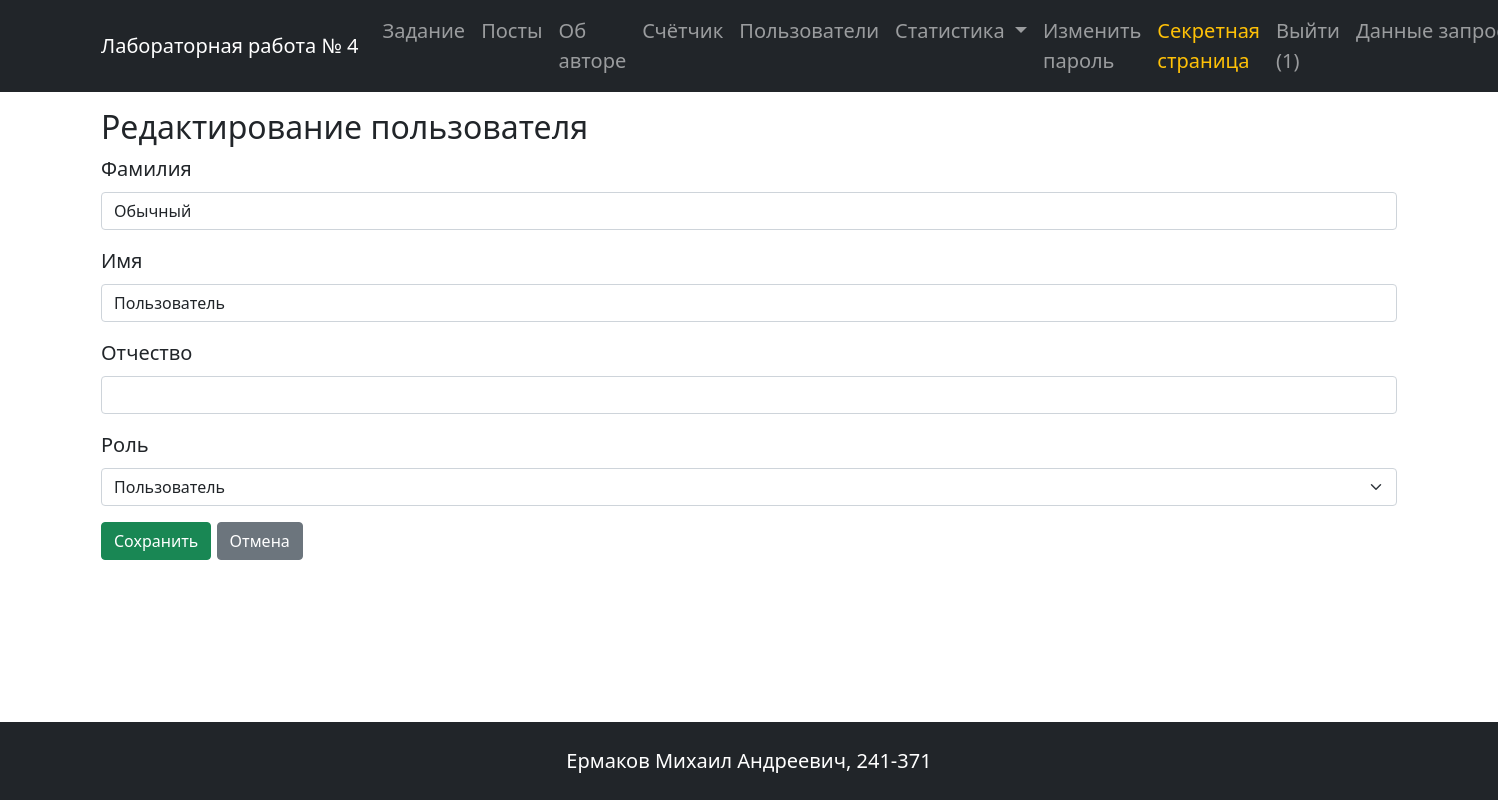
Screenshot of /users/edit/2 (signed in) with the database file from the repository.
### app.py (models this page shows, shortened)
class User(db.Model, UserMixin):
    __tablename__ = 'users'
    id = db.Column(db.Integer, primary_key=True)
    login = db.Column(db.String(50), unique=True, nullable=False)
    password_hash = db.Column(db.String(256), nullable=False)
    last_name = db.Column(db.String(50), nullable=False)
    first_name = db.Column(db.String(50), nullable=False)
    middle_name = db.Column(db.String(50))
    role_id = db.Column(db.Integer, db.ForeignKey('roles.id'))
    created_at = db.Column(db.DateTime, default=datetime.utcnow)
    role = db.relationship('Role', backref='users')

class Role(db.Model):
    __tablename__ = 'roles'
    id = db.Column(db.Integer, primary_key=True)
    name = db.Column(db.String(50), nullable=False)
    description = db.Column(db.Text)

### app.py (the view, shortened to what this page needs)
@app.route('/users/edit/<int:user_id>', methods=['GET', 'POST'])
@login_required
@check_rights('edit_user')
def edit_user(user_id):
    user = User.query.get_or_404(user_id)
    roles = Role.query.all()
    errors = {}
    return render_template('edit_user.html', title='Редактирование', user=user, roles=roles, errors=errors, current_user=current_user)

### app.py (called while the page is built, shortened)
def check_rights(action):
    def decorator(f):
        @wraps(f)
        def decorated_function(*args, **kwargs):
            if not current_user.is_authenticated:
                flash("У вас недостаточно прав для доступа к данной странице.", "warning")
                return redirect(url_for('index'))
            user_role = current_user.role.name if current_user.role else None
            has_access = False
            if user_role == 'Администратор':
                has_access = True
            if not has_access:
                flash("У вас недостаточно прав для доступа к данной странице.", "warning")
                return redirect(url_for('index'))
            return f(*args, **kwargs)
        return decorated_function
    return decorator

@app.before_request
def start_timer():
    if request.endpoint != 'static':
        g.visit_path = request.path

@app.after_request
def log_visit(response):
    path = getattr(g, 'visit_path', None)
    if path:
        try:
            user_id = current_user.get_id() if current_user.is_authenticated else None
            log = VisitLog(
                path=path,
                user_id=user_id
            )
            db.session.add(log)
            db.session.commit()
        except Exception as e:
            db.session.rollback()
            print(f"Ошибка логирования: {e}")
    return response

@login_manager.user_loader
def load_user(user_id):
    return User.query.get(int(user_id))

### templates/edit_user.html
{% extends 'base.html' %}
{% from 'macros.html' import render_user_form %}
{% block content %}
<h2>Редактирование пользователя</h2>
{{ render_user_form(roles, user=user, errors=errors, is_edit=True, current_user=current_user) }}
{% endblock %}

### templates/base.html (shortened to what this page needs)
<!doctype html>
<html lang="ru">
<head>
  <link href="https://cdn.jsdelivr.net/npm/bootstrap@5.0.2/dist/css/bootstrap.min.css" rel="stylesheet"
>
  <link rel="stylesheet" href="{{ url_for('static', filename='styles.css') }}">
</head>
<body class="d-flex flex-column min-vh-100">
  <header>
    <nav class="navbar navbar-expand-lg navbar-dark bg-dark">
      <div class="container">
        <a class="navbar-brand" href="{{ url_for('index') }}">Лабораторная работа № 4</a>
        <div class="collapse navbar-collapse" id="navbarSupportedContent">
          <ul class="navbar-nav ms-auto mb-2 mb-lg-0">
            <li class="nav-item">
              <a class="nav-link" aria-current="page" href="{{ url_for('index') }}">Задание</a>
            </li>
            <li class="nav-item">
              <a class="nav-link" aria-current="page" href="{{ url_for('posts') }}">Посты</a>
            </li>
            <li class="nav-item">
              <a class="nav-link" href="{{ url_for('about') }}">Об авторе</a>
            </li>
            <li class="nav-item">
              <a class="nav-link" href="{{ url_for('counter') }}">Счётчик</a>
            </li>
            <li class="nav-item">
              <a class="nav-link" href="{{ url_for('users') }}">Пользователи</a>
            </li>
            {% if current_user.is_authenticated %}
            <li class="nav-item dropdown">
              <a class="nav-link dropdown-toggle" href="#" id="navbarDropdownStats" role="button"
                data-bs-toggle="dropdown" aria-expanded="false">
                Статистика
              </a>
            </li>
            {% endif %}
            {% if current_user.is_authenticated %}
            <li class="nav-item">
              <a class="nav-link" href="{{ url_for('change_password') }}">Изменить пароль</a>
            </li>
            <li class="nav-item">
              <a class="nav-link text-warning" href="{{ url_for('secret') }}">Секретная страница</a>
            </li>
            <li class="nav-item">
              <a class="nav-link" href="{{ url_for('logout') }}">Выйти ({{ current_user.id }})</a>
            </li>
            {% else %}
            <li class="nav-item">
              <a class="nav-link" href="{{ url_for('login') }}">Войти</a>
            </li>
            {% endif %}
            <li class="nav-item dropdown">
              <a class="nav-link dropdown-toggle" href="#" id="navbarDropdown" role="button" data-bs-toggle="dropdown"
                aria-expanded="false">
                Данные запроса
              </a>
            </li>
          </ul>
        </div>
      </div>
    </nav>
  </header>
  <main class="my-3 flex-grow-1">
    <div class="container">
      {% block content %}{% endblock %}
    </div>
  </main>
  <footer class="bg-dark text-white py-4 mt-5">
    <div class="container text-center">
      <p class="mb-0">Ермаков Михаил Андреевич, 241-371</p>
    </div>
  </footer>
</body>
</html>

### templates/macros.html (shortened to what this page needs)
{% macro render_user_form(roles, user=None, errors={}, is_edit=False, current_user=None) %}
<form method="POST">
    <div class="mb-3">
        <label class="form-label">Фамилия</label>
        <input type="text" name="last_name" class="form-control {% if errors.last_name %}is-invalid{% endif %}" value="{{ request.form.get('last_name', user.last_name if user else '') }}">
    </div>
    <div class="mb-3">
        <label class="form-label">Имя</label>
        <input type="text" name="first_name" class="form-control {% if errors.first_name %}is-invalid{% endif %}" value="{{ request.form.get('first_name', user.first_name if user else '') }}">
    </div>
    <div class="mb-3">
        <label class="form-label">Отчество</label>
        <input type="text" name="middle_name" class="form-control" value="{{ request.form.get('middle_name', user.middle_name if user and user.middle_name else '') }}">
    </div>
    <div class="mb-3">
        <label class="form-label">Роль</label>
        <select name="role_id" class="form-select" {% if is_edit and current_user and current_user.role.name != 'Администратор' %}disabled{% endif %}>
            {% for r in roles %}
            <option value="{{ r.id }}" {% if (user and user.role_id == r.id) or (request.form.get('role_id')|int == r.id) %}selected{% endif %}>{{ r.name }}</option>
            {% endfor %}
        </select>
    </div>
    <button type="submit" class="btn btn-success">Сохранить</button>
    <a href="{{ url_for('users') }}" class="btn btn-secondary">Отмена</a>
</form>
{% endmacro %}

### static/styles.css (style rules this page uses)
body { font-size: 1.25rem; }

### rows the page displays
User: id "1"
User: last_name "Обычный", first_name "Пользователь", role_id "Пользователь"
